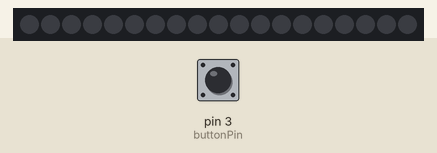
Bench run of a sketch on a simulated Arduino Uno, built with avr-gcc and run on an emulated ATmega328P. Parts: 19 RGB LEDs in strip order, left to right. The test bench sets the inputs (shaded band); at power-on: pin 3 (buttonPin) LOW. Dim RGB values are drawn brighter than linear.

Above: at 1.2 s.
1.3 s: pin 3 (buttonPin) pulled HIGH for 0.2 s
At 3.74 s:
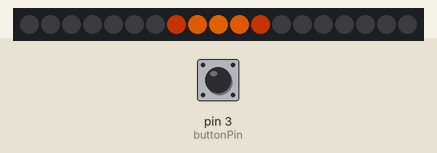
3.8 s: pin 3 (buttonPin) pulled HIGH for 1 s
At 4.6 s:
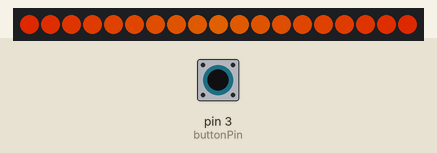
6.3 s: pin 3 (buttonPin) pulled HIGH for 3.2 s
At 9.0 s:
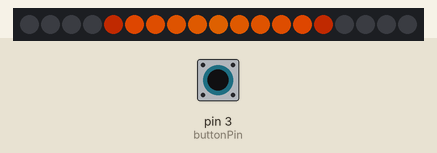
Timing chart, 0 to 10.5 s (numbered marks = the images above; inputs shaded):
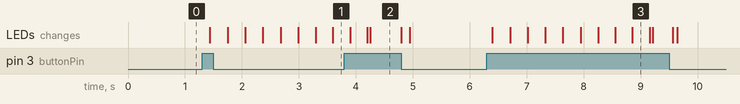

The sketch:

peacemaker.ino
```cpp
#include <Adafruit_NeoPixel.h>

// Gun
#define GUN_SPREAD_SPEED 1.2
bool READY_TO_FIRE = true;

// LED Strip
#define LED_COUNT 19
#define LED_PIN 2
#define LED_FREQ_HZ NEO_GRB + NEO_KHZ800
#define LED_BRIGHTNESS 155
#define LED_OFFSET 10


// Predefined Colours
int OFF[] = {0, 0, 0};
int YELLOW[] = {255, 175, 0};
int ORANGE[] = {255, 55, 0};
int DIM_ORANGE[] = {125, 25, 0};

// Button
const int buttonPin = 3;
int buttonState = 0;

//create a NeoPixel strip
Adafruit_NeoPixel strip = Adafruit_NeoPixel(LED_COUNT, LED_PIN, LED_FREQ_HZ);


void setup() {
  // put your setup code here, to run once:

  // start the strip and blank it out
  strip.setBrightness(LED_BRIGHTNESS);
  strip.begin();
  strip.show();


  // initialize the pushbutton pin as an input:
  pinMode(buttonPin, INPUT);
}

void loop() {
  buttonState = digitalRead(buttonPin);

  // check if the pushbutton is pressed. If it is, the buttonState is HIGH:
  if (buttonState == HIGH) {
    cocking();
  } else {
    shoot();
  }
}

void fade (int pixels[2], int colour1[3], int colour2[3], int steps, int interval) {

  for (int i = 1; i <= steps; i++) {
    int r = ((colour1[0] * (steps - i)) + (colour2[0] * i)) / steps;
    int g = ((colour1[1] * (steps - i)) + (colour2[1] * i)) / steps;
    int b = ((colour1[2] * (steps - i)) + (colour2[2] * i)) / steps;

    strip.setPixelColor(pixels[0], r, g, b);
    strip.setPixelColor(pixels[1], r, g, b);

    strip.show();
    delay(interval);
  }
}

void shoot () {

  // Turn off each LED pair individually starting from gun end (to simulate symbols going out with the bullet)
  const int wipe_speed = 15;

  for (int i = (LED_COUNT - 1)/2; i >= 0; i--) {
    strip.setPixelColor(((LED_COUNT - LED_OFFSET) + i), OFF[0], OFF[1], OFF[2]);
    strip.setPixelColor(((LED_COUNT - LED_OFFSET) - i), OFF[0], OFF[1], OFF[2]);
    strip.show();
    delay(wipe_speed);
  }

  READY_TO_FIRE = true;
}

void cocking (){

  if (READY_TO_FIRE) {
    int steps = 65;
    int interval = 30;

    // Flag gun not ready to fire again (until it's been shot)
    READY_TO_FIRE = false;
    const int yellow_strength = 110;

    // Start tip of barrel as DIM_ORANGE
    strip.setPixelColor(LED_COUNT- LED_OFFSET, DIM_ORANGE[0], DIM_ORANGE[1], DIM_ORANGE[2]);
    strip.show();
    delay(GUN_SPREAD_SPEED);

    // Fade tip of barrel to YELLOW
    int pixels[2] = {LED_COUNT- LED_OFFSET, 100}; //100 because we only want to fade 1 pixel
    int step_yellow[3] = {YELLOW[0], yellow_strength, YELLOW[2]};
    fade(pixels, DIM_ORANGE, step_yellow, steps, interval);

    //Spread fade up barrel at increasing speed
    interval = 1;
    for (int i = 1; i <= ((LED_COUNT - 1)/2); i++) {

      // Tint lights towards orange the further up the barrel they are
      int fading_yellow_strength = yellow_strength - (i*7);
      int decreasing_steps = steps - (i*4);
      int pixelPair[2] = {(LED_COUNT - LED_OFFSET) + i, (LED_COUNT - LED_OFFSET) - i};
      int decreased_yellow[3] = {YELLOW[0], fading_yellow_strength, YELLOW[2]};
      fade(pixelPair, DIM_ORANGE, decreased_yellow, decreasing_steps, interval);
    }
  }
}
```

Measured:
- after the input at 1.3 s, the LEDs: first change after 0.14 s (image 1 shows a later state)
- after the input at 3.8 s, the LEDs: first differ from a run without the input after 0.46 s (image 2)
- after the input at 6.3 s, the LEDs: first change after 0.10 s (image 3 shows a later state)
